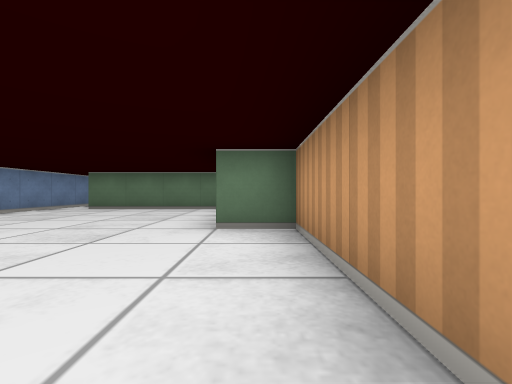
view 1 (above)

18 first-person views from a walk through a cub3D level. The camera is about half as high as the walls, looks level and sees 85° across. The floor is counted in squares. Each view is taken from the middle of a square. On the plan, view 1 faces up. The plan holds only what a view shows up to about 9 squares ahead; the rest is blank.

view 2
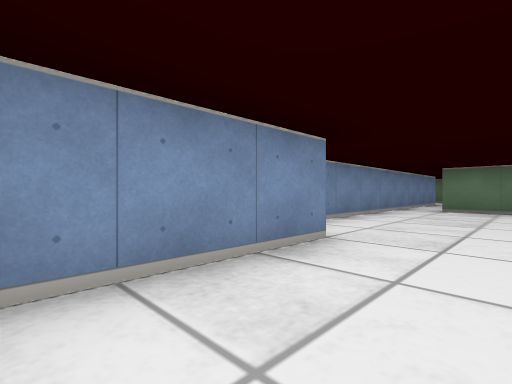

view 3
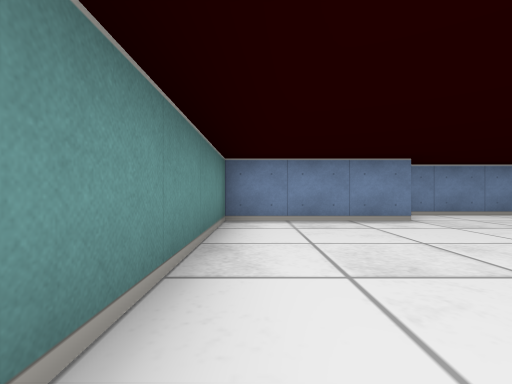

view 4
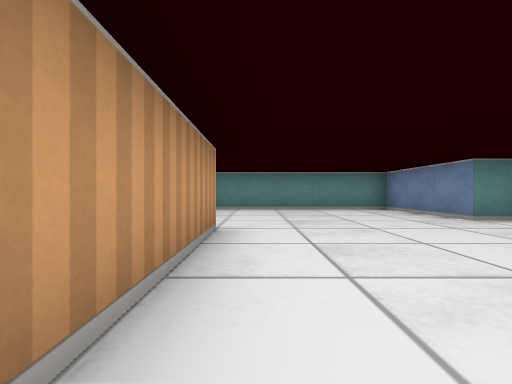

view 5
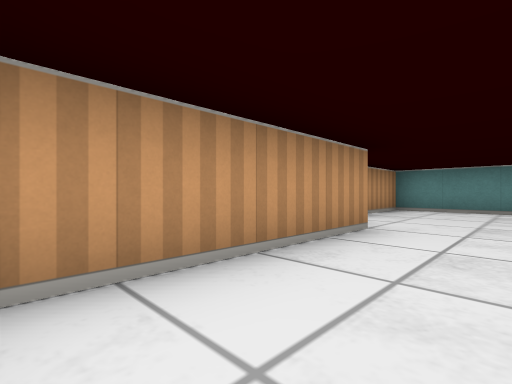

view 6
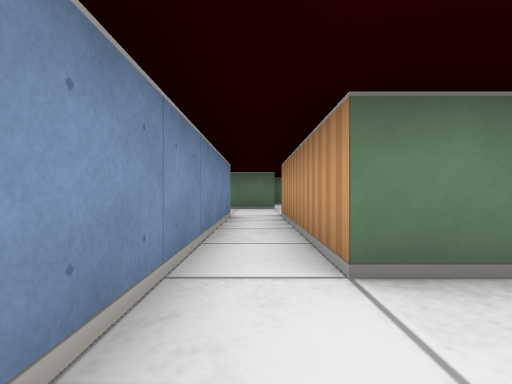

view 7
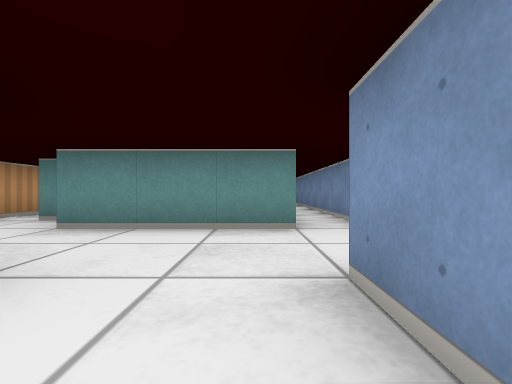

view 8
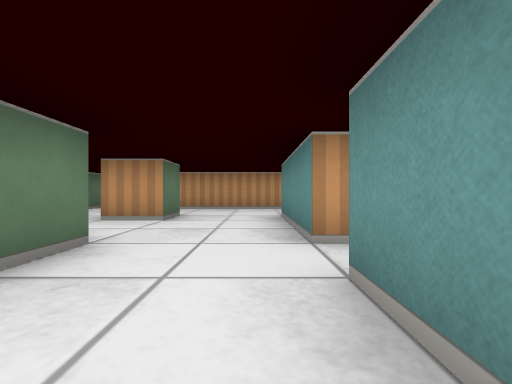

view 9
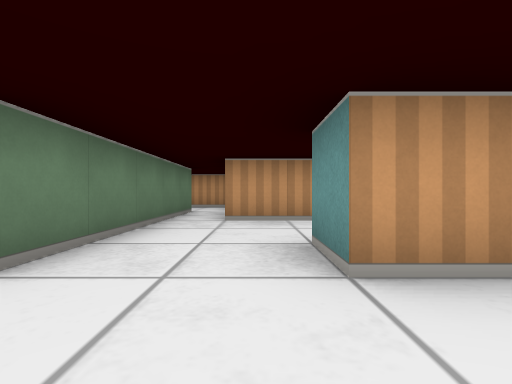

view 10
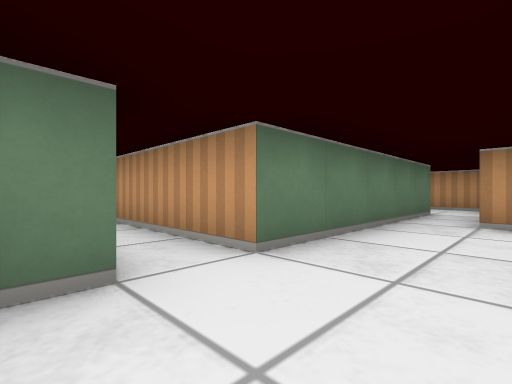

view 11
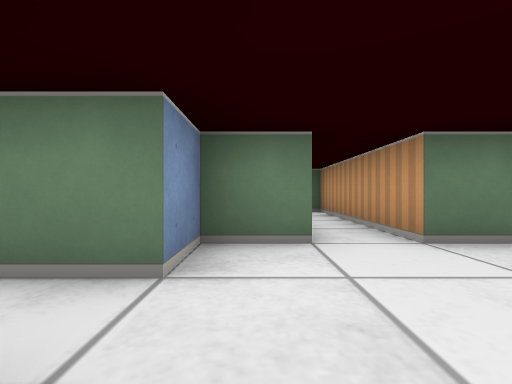

view 12
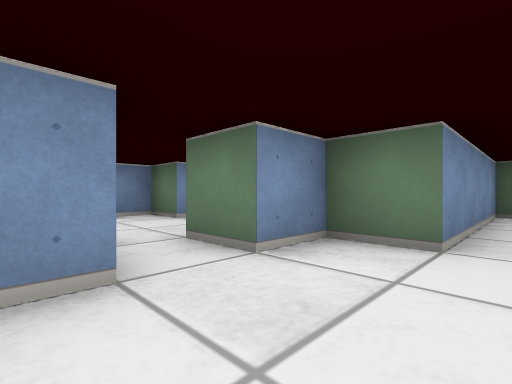

view 13
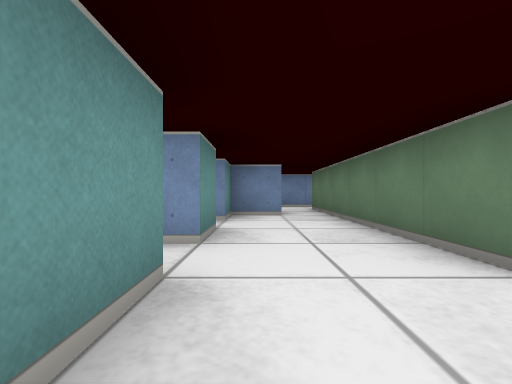

view 14
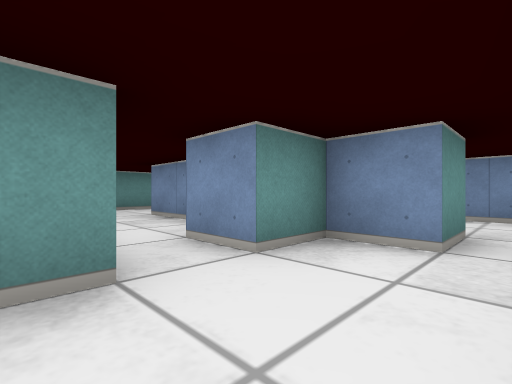

view 15
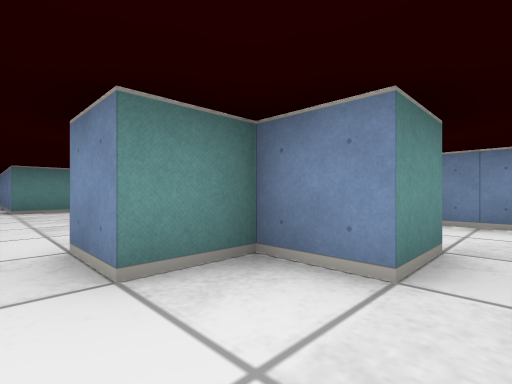

view 16
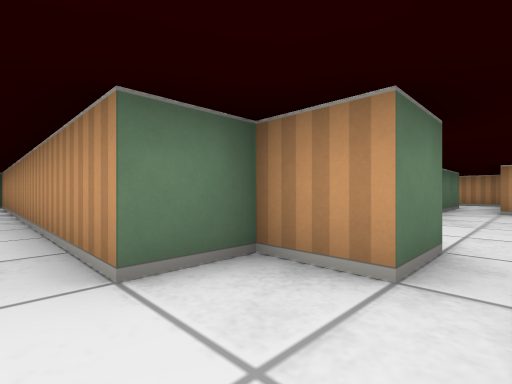

view 17
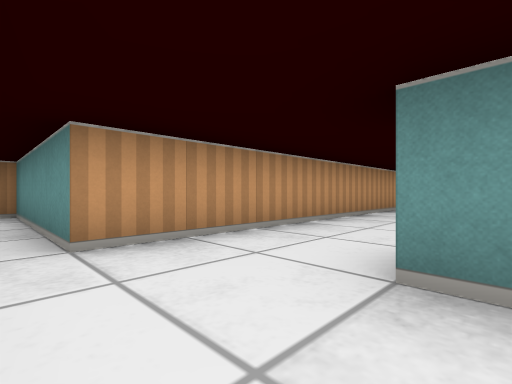

view 18
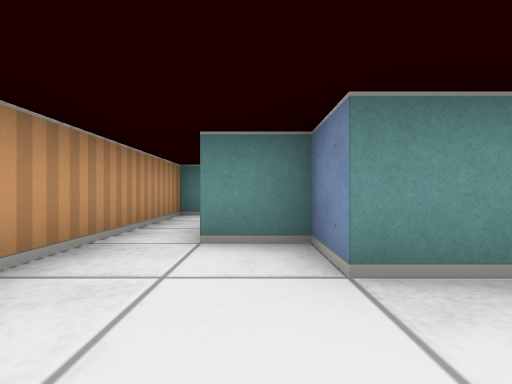

### Floor plan
Points are (right, up) in squares from view 1. A wall is a line through its corners. A room is listed if a view was taken in it or the views show most of it. See-through windows are left out.
Room 1 (views 1, 2, 3, 4, 5, 6)
walls: (-5.1, 2.5) (-4.5, 2.5) (-4.5, -0.5) (0.5, -0.5) (0.5, 3.5) (-0.5, 3.5) (-0.5, 7); (-1, 7.5) (-4.5, 7.5) (-4.5, 11.5); (-5.5, 11.5) (-5.5, 3)
ways out: opening at (-5, 11) to room 2
Room 2 (views 7, 9, 10, 11, 12, 13, 17, 18)
walls: (-1.5, 13.5) (-2.5, 13.5) (-2.5, 14.5) (-1.5, 14.5); (-4.5, 14.6) (-4.5, 13.5) (-5.5, 13.5); (-4.5, 11.5) (-1.5, 11.5) (-1.5, 10.5) (-0.5, 10.5); (2.6, 16.5) (-2.5, 16.5) (-2.5, 20.5) (-3.5, 20.5) (-3.5, 16.5) (-4.5, 16.5) (-4.5, 15.5); (0, 7.5) (0.5, 7.5) (0.5, 15.5) (2.5, 15.5)
ways out: opening at (-5, 11) to room 1; opening at (-6, 12.5) to room 3; opening at (-5, 15) to room 4; opening at (1.5, 16)
Room 3 (views 8, 14, 15)
walls: (-6.6, 11.5) (-5.5, 11.5); (-8.5, 12.5) (-8.5, 11.5) (-7.5, 11.5); (-5.5, 13.5) (-8.5, 13.5)
ways out: opening at (-6, 12.5) to room 2; opening at (-7, 12) to room 5; opening at (-9, 13)
Room 4 (view 16)
walls: (-7.4, 16.5) (-8.5, 16.5) (-8.5, 15.8); (-4.5, 15.5) (-5.5, 15.5) (-5.5, 16.5) (-6.5, 16.5) (-6.5, 24.5)
ways out: opening at (-5, 15) to room 2
Room 5 (no view inside)
walls: (-8.5, 8.9) (-8.5, 7.5); (-8.5, 5.5) (-7.5, 5.5); (-7.5, 11.5) (-7.5, 10.5)
ways out: opening at (-7, 12) to room 3; opening at (-9, 6.5); opening at (-7, 5)

Positions as (right, up) in squares from view 1, and headings:
1: (0, 0), facing up
2: (-3, 0), facing up-left
3: (0, 0), facing left
4: (-1, 7), facing down
5: (-2, 7), facing down-right
6: (-5, 6), facing up
7: (-4, 15), facing down
8: (-7, 12), facing right
9: (-4, 15), facing right
10: (-4, 15), facing up-right
11: (-4, 14), facing up
12: (-3, 14), facing up-left
13: (-3, 12), facing left
14: (-6, 13), facing down-left
15: (-7, 13), facing down-left
16: (-7, 15), facing up-right
17: (-2, 16), facing down-right
18: (-1, 13), facing down
